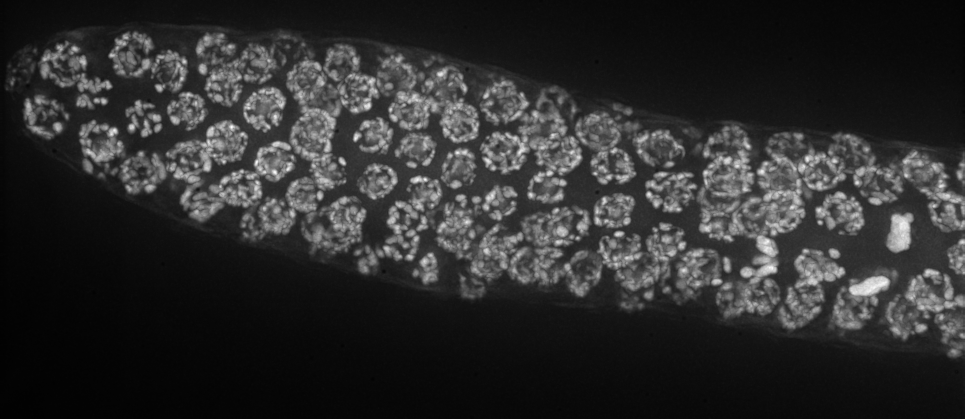
#> input picture sample-img/CON-1-1_R3D_D3D_VOL_w435.tif, 965 x 419 px
$ python test.py sample-img/CON-1-1_R3D_D3D_VOL_w435.tif out.png   (older library calls are emulated)
#> lines starting #> are read from the running program, lines starting #| are printed output that depends on the picture; after the words box and inside, x2 and y2 are one past the last pixel; in counts of white or black regions, pixels touching at a corner belong together
#!/usr/local/bin/python3

import sys

from skimage import io, img_as_ubyte
from skimage.filters import threshold_otsu
from skimage.morphology import watershed, closing, square
from skimage.feature import peak_local_max
from skimage.measure import regionprops

from matplotlib import pyplot as plt
import numpy as np
from scipy.ndimage.morphology import binary_fill_holes
from scipy import ndimage as ndi

# parameters
SHOW_IMG = False
SAVE_FILE = True
MIN_OBJ_AREA = 900 # a good pach nucleus is about 1500
MAX_OBJ_AREA = 2000
BBOX_RATIO_THRES = 0.5
NUM_ITER = 75
ITER_STEP = 0.4
CLOSING_ORDER = np.arange(1, 999, ITER_STEP)

SOURCE_FILE = sys.argv[1]
TARGET_FILE = sys.argv[2]

test_img = img_as_ubyte(io.imread(SOURCE_FILE))
#> test_img: shape (419, 965); min 1, max 252, mean 45.7
thres_img = test_img > threshold_otsu(test_img)
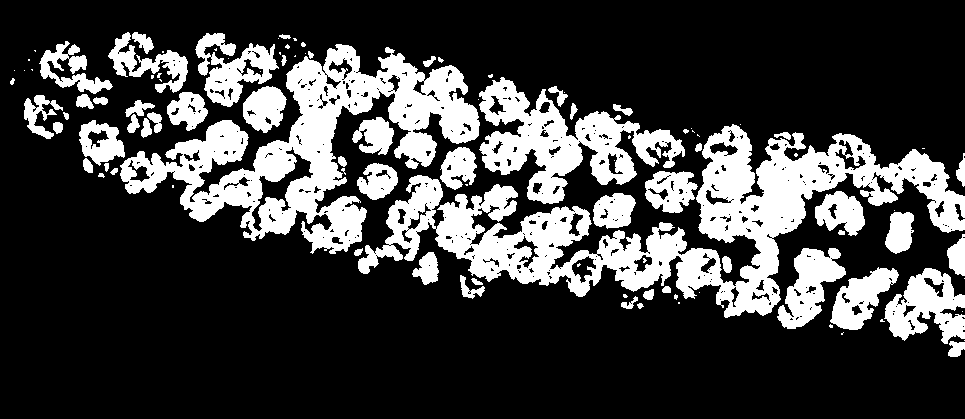
#> thres_img: shape (419, 965) bool; 25% white; 105 white regions (46 under 20 px), largest, box (x1, y1, x2, y2) and area: (358, 124, 965, 318) 34228, (120, 44, 480, 254) 24906, (479, 77, 685, 204) 10365
filled_img = binary_fill_holes(thres_img)
#> filled_img: shape (419, 965) bool; 27% white; 101 white regions (42 under 20 px), largest, box (x1, y1, x2, y2) and area: (358, 124, 965, 318) 37395, (120, 44, 480, 254) 27581, (479, 77, 685, 204) 11181

iter_remaining = NUM_ITER
num_of_nuclei = 0
while iter_remaining > 0:
	watershed_mask = filled_img # TRUE values will be used for watershed
	dist = ndi.distance_transform_edt(filled_img)
	footprint_min = np.ones((3,3)) # minimum footprint for finding local max, not helpful if too big - e.g. set to 10, even very easily found nuclei got missed
	local_max = peak_local_max(dist, indices=False, footprint=footprint_min,
		labels=filled_img)
	markers = ndi.label(local_max)[0]
	labels = watershed(-dist, markers, mask=watershed_mask)

	regions = regionprops(labels)
	temp_list = []
	temp_img = test_img
	for i in regions:
		obj_area = i.area
		obj_bbox_area = i.bbox_area
		obj_cen_row, obj_cen_col = i.centroid
		obj_min_row, obj_min_col, obj_max_row, obj_max_col = i.bbox
		if obj_max_row > temp_img.shape[0]-1:
			obj_max_row = temp_img.shape[0]-1
		if obj_max_col > temp_img.shape[1]-1:
			obj_max_col = temp_img.shape[1]-1
		obj_bbox_ratio = (obj_max_row-obj_min_row)/(obj_max_col-obj_min_col)
		if obj_area < MIN_OBJ_AREA or obj_area > MAX_OBJ_AREA:
			continue
		if obj_bbox_ratio < BBOX_RATIO_THRES or \
			obj_bbox_ratio > 1/BBOX_RATIO_THRES:
			continue
		print("No.{} in interation {}/{}".format(num_of_nuclei,
			NUM_ITER-iter_remaining+1, NUM_ITER))
		num_of_nuclei += 1
		temp_img[obj_min_row:obj_max_row, obj_min_col] = 255
		temp_img[obj_min_row:obj_max_row, obj_max_col] = 255
		temp_img[obj_min_row, obj_min_col:obj_max_col] = 255
		temp_img[obj_max_row, obj_min_col:obj_max_col] = 255
		filled_img[obj_min_row:obj_max_row, obj_min_col:obj_max_col] = 0
	filled_img = closing(filled_img, square(int(round(CLOSING_ORDER[NUM_ITER - \
		iter_remaining]))))
	filled_img = binary_fill_holes(filled_img)
	iter_remaining -= 1
#> this loop made 75 passes
#> pass 1, `labels = watershed(-dist, markers, mask=watershed_mask)`:
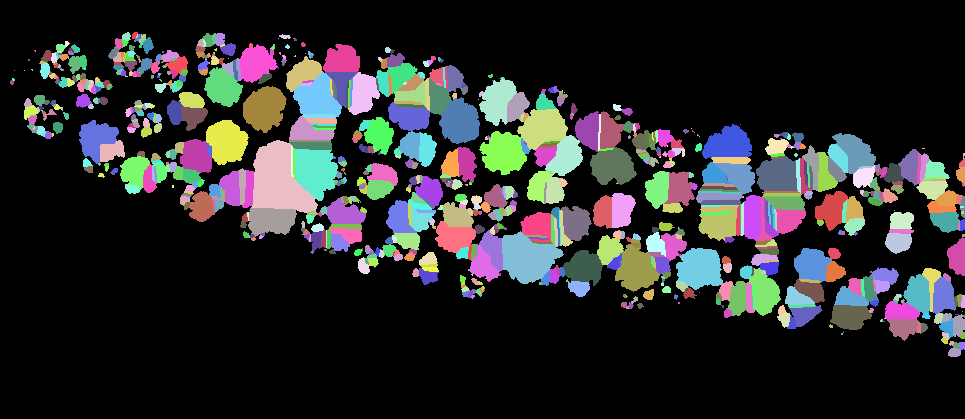
#> labels: shape (419, 965) int32; 916 distinct labels, from 0 to 915; one colour per label, 0 black
#> after the loop:
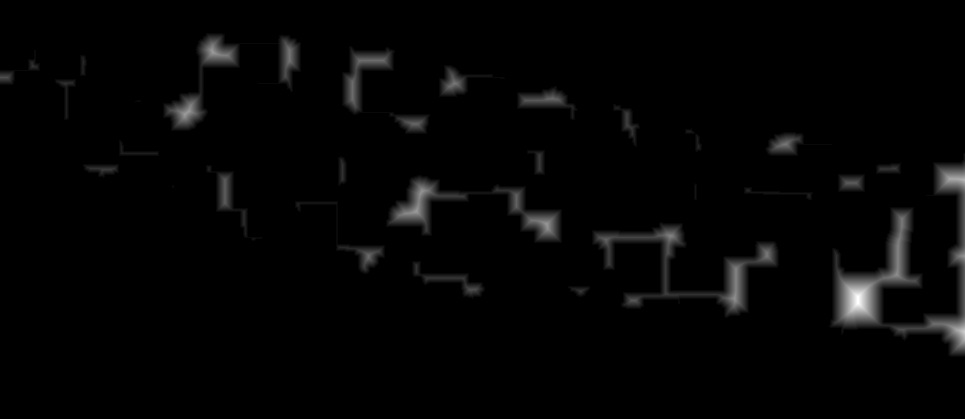
#> dist: shape (419, 965) float64; min 0, max 26, mean 0.5; drawn with min black and max white
#> after the loop:
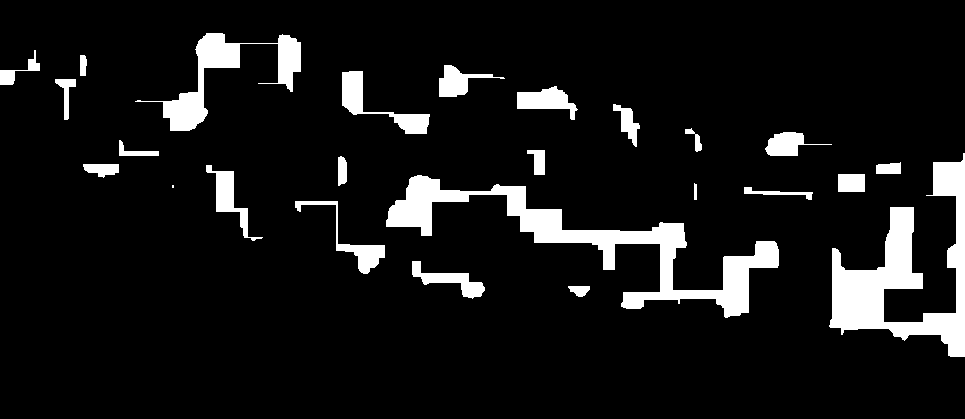
#> filled_img: shape (419, 965) bool; 8.8% white; 25 white regions (1 under 20 px), largest, box (x1, y1, x2, y2) and area: (386, 175, 779, 318) 10651, (829, 153, 965, 357) 9874, (135, 33, 301, 131) 3873
#> after the loop:
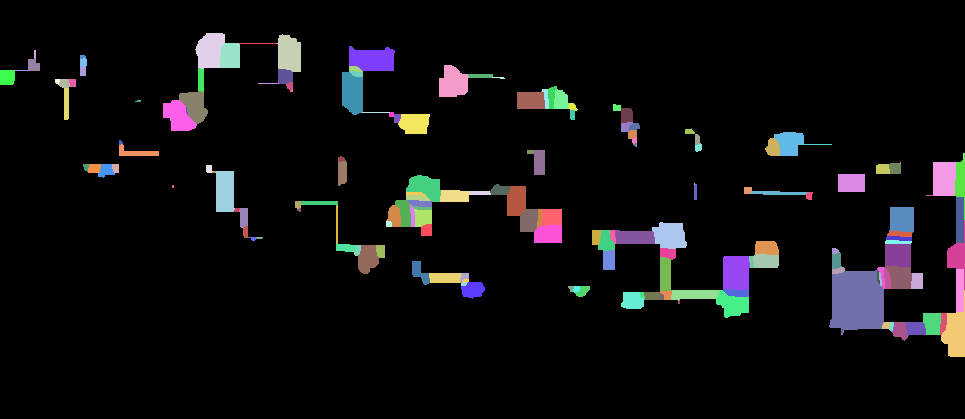
#> labels: shape (419, 965) int32; 174 distinct labels, from 0 to 173; one colour per label, 0 black
#> after the loop:
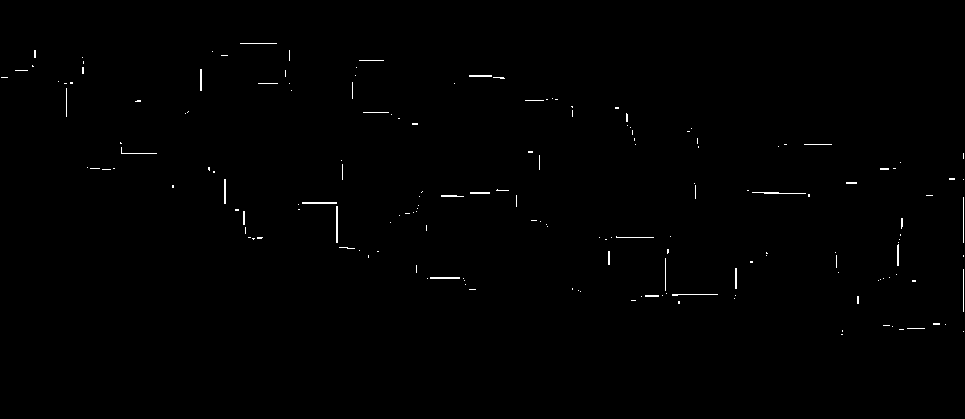
#> local_max: shape (419, 965) bool; 0.45% white in thin lines or dots, all inside (x1, y1, x2, y2) = (1, 43, 964, 335)
#> after the loop:
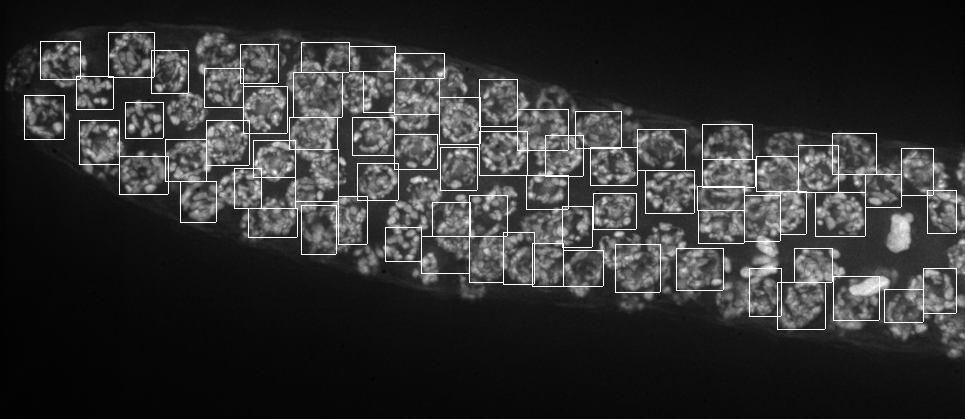
#> temp_img: shape (419, 965); min 1, max 255, mean 50.4
#> after the loop, iter_remaining = 0; num_of_nuclei = 73

fig, ax = plt.subplots(nrows=1, ncols=2)
ax[0].imshow(filled_img, cmap="gray")
ax[0].set_title("filled")
ax[1].imshow(temp_img)
ax[1].set_title("selected")
if SHOW_IMG == True:
	fig.show()
elif SAVE_FILE == True:
	fig.savefig(TARGET_FILE, dpi=600, bbox_inches="tight")

$ run again, on sample-img/CON-1-2_R3D_D3D_VOL_w435.tif
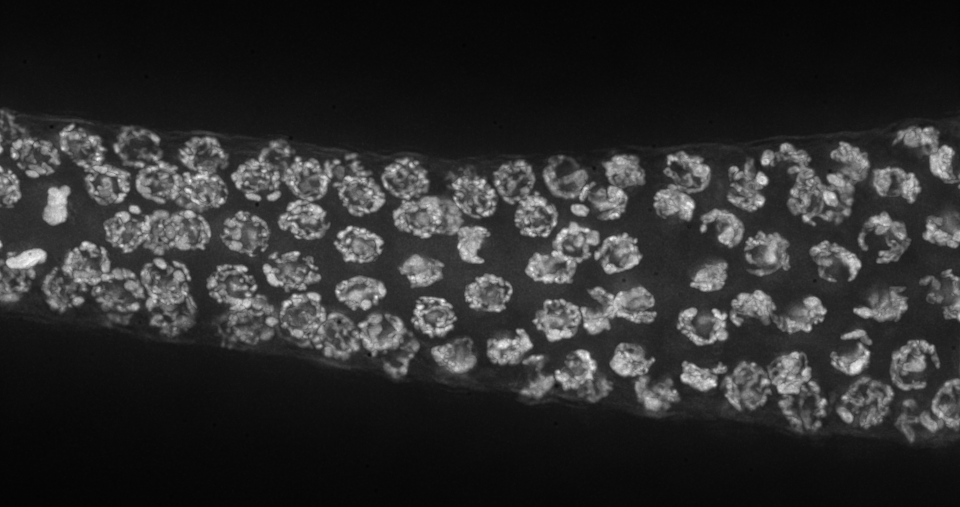
#> input picture sample-img/CON-1-2_R3D_D3D_VOL_w435.tif, 960 x 507 px
#> thres_img: shape (507, 960) bool; 21.1% white; 96 white regions (26 under 20 px), largest, box (x1, y1, x2, y2) and area: (103, 127, 228, 256) 8373, (231, 140, 386, 240) 6469, (381, 157, 497, 264) 5907
#> after the loop `while iter_remaining > 0:`:
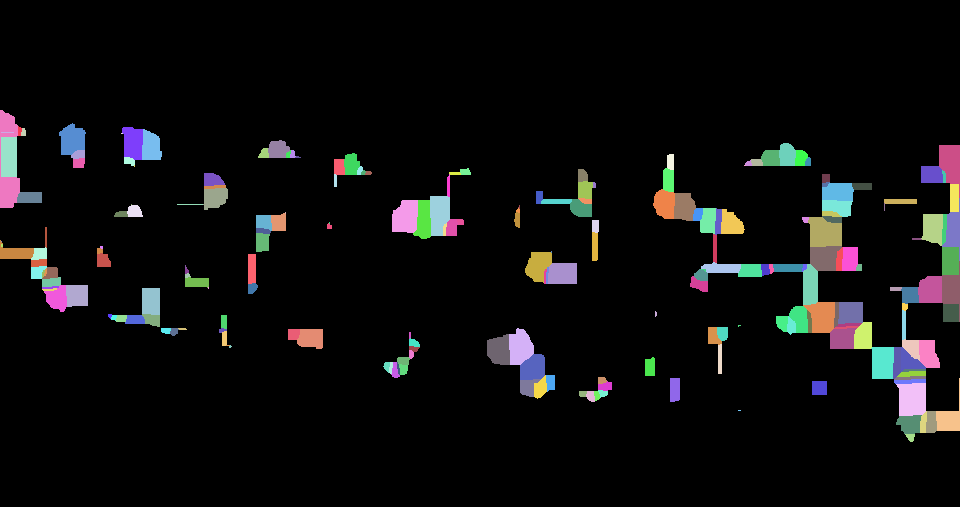
#> labels: shape (507, 960) int32; 222 distinct labels, from 0 to 221; one colour per label, 0 black
#> after the loop `while iter_remaining > 0:`:
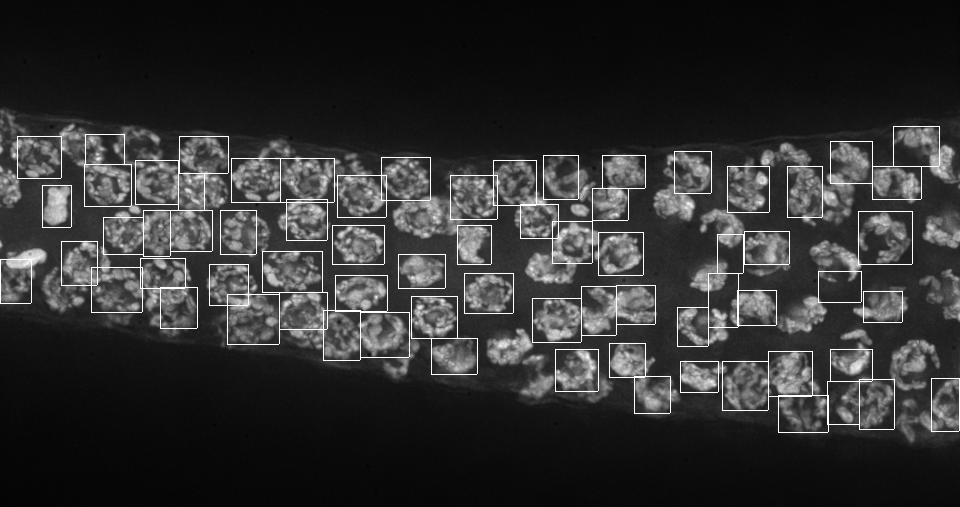
#> temp_img: shape (507, 960); min 3, max 255, mean 49.4
#> after the loop `while iter_remaining > 0:`: iter_remaining = 0; num_of_nuclei = 70
